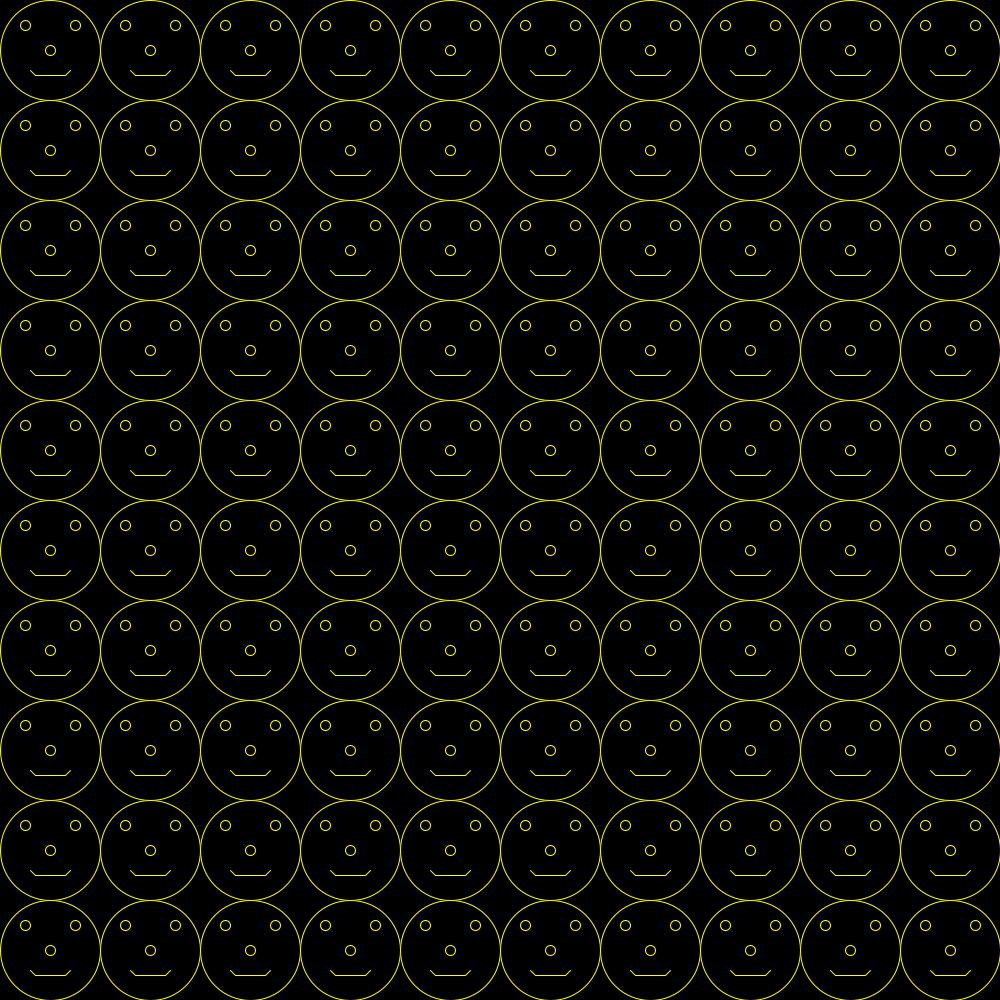
Frame 1 (no input)
Frame 60 (the mouse pressed at the canvas centre just before this capture): identical to frame 1, image omitted
Frame 120 (the mouse held since frame 60 and released just before this capture): identical to frame 1, image omitted

The Processing sketch that drew this single still picture (run headless with seeded random() and noise(); from frame 60 on, the mouse is pressed at the canvas centre):

// Processing sketch: SmileyFace
// ── SmileyFace.pde
void setup()
{
 size(1000, 1000); 
 
}//end setup() method

void draw()
{
  //Declare/initialise variables
  int faceX;
  int faceY = 50;
  
  int eyeLX;
  int eyeLY = 25;
  
  int eyeRX;
  int eyeRY = 25;
  
  int noseX;
  int noseY = 50;
  
  int mouthX;
  int mouthY = 70;
  
  //Set backgraounfnd/fill/stroke
  background(0); //black
  fill(0);  //black
  stroke(255, 255, 0);  //yellow
  
  //outer loop controls each line of faces
  for(int i = 0; i < 10; i++)
  {
    //at start of each outer loop the x coordinates are reset to the left margin
    faceX = 50;
    eyeLX = 25;
    eyeRX = 75;
    noseX = 50;
    mouthX = 30;
    
    //inner loop controls each row of faces
    for(int j = 0; j < 10; j++)
    {
      //draw the face outline
      ellipse(faceX, faceY, 100, 100);
      
      //draw the left eye
      ellipse(eyeLX, eyeLY, 10, 10);
      
      //draw the right eye
      ellipse(eyeRX, eyeRY, 10, 10);
      
      //draw the node
      ellipse(noseX, noseY, 10, 10);
      
      //draw the mouth
      //three separate lines
      line(mouthX, mouthY, mouthX + 5, mouthY + 5);
      line(mouthX + 5, mouthY + 5, mouthX + 35, mouthY + 5);
      line(mouthX + 35, mouthY + 5, mouthX + 40, mouthY);
      
      //move the x coordinates one whole face width (100) to the right
      faceX += 100;
      eyeLX += 100;
      eyeRX += 100;
      noseX += 100;
      mouthX += 100;
    }//end inner for
    
    //move the y coordinates one whole face height (100) below
    faceY += 100;
    eyeLY += 100;
    eyeRY += 100;
    noseY += 100;
    mouthY += 100;
  }//end outer for
  
}//end draw() method
